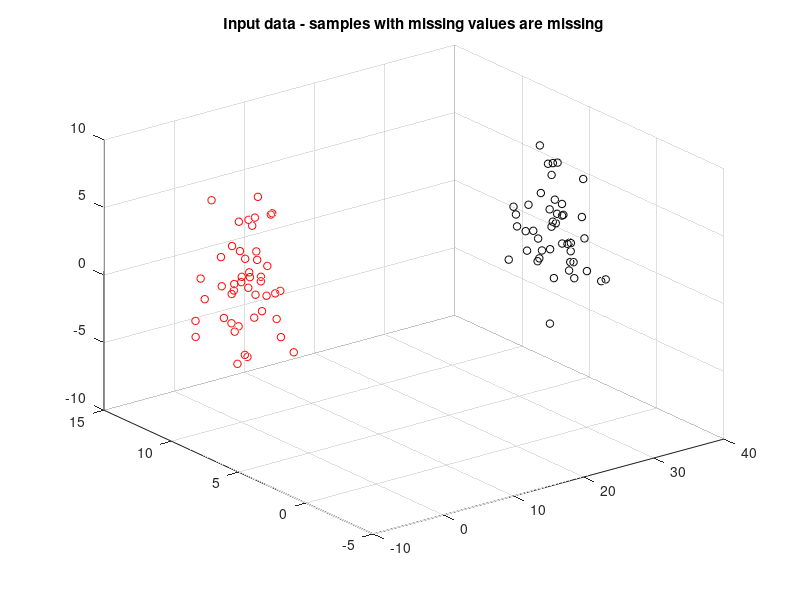

Write MATLAB code to recreate this figure. (Note: this script raises an error after producing the figure.)
%% ###Missing values and scaling###

clear all;
close all;

% random data
data = randn([100,3])*diag([1 2 3])+repmat([30 2 3], 100, 1); 
data = [data; randn([100,3])*diag([2 1 3])+repmat([1 10 1], 100, 1)];

% add some missing values
tmp = randperm(200*3);
missinindex = tmp(1:150);
data(missinindex) = NaN;

% scatterplot 3D: only samples with non-missing values
shape = repmat(30,200,1);
color = [repmat([0,0,0],100,1);  repmat([1,0,0],100,1)];
scatter3(data(:,1), data(:,2), data(:,3), shape, color)
title('Input data - samples with missing values are missing')

%% Example 1:  
% replace missing values by appropriate mean value and visualize the results

meandata = data;

anyNanRow = (isnan(data)*[1;1;1]>0);

color_mean = color;
color_mean(anyNanRow) = 2;

data_mean = nanmean(meandata);
index = 1:200;
for i = index(anyNanRow)
    selsample = meandata(i, :);  
    mask = isnan(selsample);
    if ~all(mask) 
        meandata(i, mask) = data_mean(mask);
    end
end

figure
scatter3(meandata(:,1), meandata(:,2), meandata(:,3), shape, color_mean)
title('Missing values replaced by mean')

%% Assignment 1:  
% replace missing values by 1NN and visualize results
knndata = myKnnInput(data);
% %%%%%%%%% Zde doplnte kod dle ukolu 1 %%%%%%%%%%%%%

%

figure
color_knn = color;
scatter3(knndata(:,1), knndata(:,2), knndata(:,3), shape, color_knn)
title('Missing values replaced by 1-NN')

%% Example 2:  2D scatter plot of 3D data by PCA - without standardization

knndata_pca = knndata(~isnan(knndata(:,1)),:); % some rows can contain all NaN values, remove them out
shape_pca = shape(~isnan(knndata(:,1)),:);
color_knn_pca = color_knn(~isnan(knndata(:,1)),:);

coeff = princomp(knndata_pca);
pca=knndata_pca*coeff;

figure
scatter(pca(:,1), pca(:,2), shape_pca, color_knn_pca);
title('Non-standardized 2D visualization');

%% Assignment 2:  2D scatter plot of 3D data by PCA - with standardization

% %%%%%%%%% Zde doplnte kod dle ukolu 2 %%%%%%%%%%%%%
m = mean(knndata_pca);
m_v = repmat(m, 200,1);
%
standardized_knndata_pca = (knndata_pca - repmat(mean(knndata_pca), length(knndata_pca), 1)) ./ repmat(std(knndata_pca), length(knndata_pca), 1);
coeff = princomp(standardized_knndata_pca);
pca=knndata_pca*coeff;

figure
scatter(pca(:,1), pca(:,2), shape_pca, color_knn_pca);
title('Standardized 2D visualization');

%%  ###Outlier values###
clear all
load('outlier_data.mat')


figure
subplot(1,2,1)
scatter(data(:,1), data(:,2))
title('Data with outliers');
subplot(1,2,2)
boxplot(data)

%% Example 3: Remove outliers (univariate approach)
% Sample (vector) is removed if any its element is far from its mean more than n*std. 

n = 3; 
c1 = data(:,1);
mu1 = mean(c1); % Data mean
sigma1 = std(c1); % Data standard deviation
index1 = abs(c1 - mu1) > n*sigma1; % outlier candidates

c2 = data(:,2);
mu2 = mean(c2); % Data mean
sigma2 = std(c2); % Data standard deviation
index2 = abs(c2 - mu2) > n*sigma2; % outlier candidates

index = index1 | index2;
outliers = data(index,:)

figure
subplot(1,2,1)
scatter(data(~index,1), data(~index,2))
title('Data without outliers (univariate approach)');
subplot(1,2,2)
boxplot(data(~index,:))

%% Assignment 3:  Remove outliers using k-means

X = data;
m = 10;
% th = 0.01;
th = 1;
R = 100;
nReplicates = 40;

% #### Outlier removal algorithm ####
% IN: 
%       X     : data samples  
%       m     : number of clusters
%       th    : threshold for distrortion
%       R     : maximal number of algorithm steps
%       nReplicates : number of runs of k-means (matlab returns the best partitioning)
% OUT:
%       X     : data samples without outliers

% init
i = 0;

while(1)    
    i = i+1;
    % number of samples
    len = size(X,1);
    % find centroids( newC) and partitioning (newP)
    [newP, newC, sumD, D] = kmeans(X,m,'replicates',nReplicates);     
        
    % %%%%%%%%% Zde doplnte kod dle ukolu 3 %%%%%%%%%%%%%    
    newX = X;        
    % ### BEGIN of outlier removal code ###
    freq = tabulate(newP);
    cs = freq(:,1);
    for j = 1:size(cs,1)
        c = cs(j);
        numSamples = freq(j,2);
        if numSamples > 1
            all_dists = D(:,j);
            [s_max, ind_max] = max(all_dists);
            [s_min, ind_min] = min(all_dists);
            distortion = s_min/s_max;
            if distortion < th
               newX(ind_max,:) = [];
               c_coords = newC(j,:);
               c_new_coords = (c_coords * numSamples - s_max)/(numSamples - 1);
               newC(j,:) = c_new_coords;
               newP(ind_max) = [];
               D(ind_max,:) = [];
            end
        else
            newX(newP == j,:) = [];
            newP(newP == j) = [];
            m = m - 1;            
        end
    end    
    % END of outlier removal code
    
    % new number of samples
    new_len = size(newX,1);    
    % compute new centers and partitioning    
    X = newX; 
    
    % stop conditions
    if i>R | new_len==len    
        break 
    end        
end

% compute optimal partitioning on the new data
[P, C, sumd] = kmeans(X, m,'replicates',nReplicates);

figure
subplot(1,2,1)
scatter(X(:,1), X(:,2), ones(size(X,1),1)*10, P)
hold on
scatter(C(:,1), C(:,2), ones(size(C,1),1)*40)
title('Data without outliers')
subplot(1,2,2)
[P, C] = kmeans(data, m);
scatter(data(:,1), data(:,2), ones(size(data,1),1)*10, P)
title('Data with outliers')

figure
subplot(1,2,1)
scatter(X(:,1), X(:,2))
title('Data without outliers (multivariate approach)');
subplot(1,2,2)
boxplot(X)

% K means complexity: 
% 
% Basic algorithm
% O(nd + kn)

% KD tree 
% building a kd-tree has O(N?logN) time complexity and O(K?N) space complexity
% nearest neighbor search - close to O(logN)
% M nearest neighbors - close to O(M?logN)

